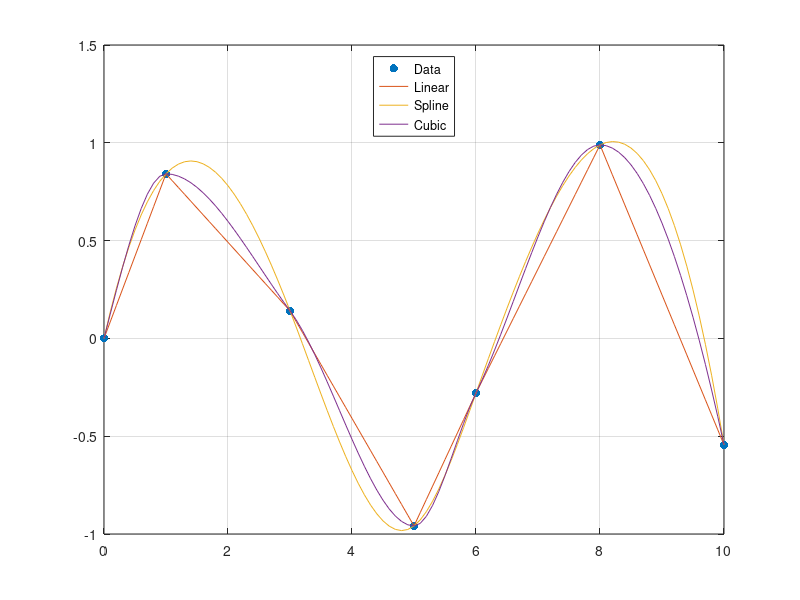

The MATLAB source for this figure:
x = [0 1 3 5 6 8 10]';
y = sin(x);
v = (0:.1:10)';
f = [interp1(x,y,v,'linear'), ...
     interp1(x,y,v,'spline'), ...
     interp1(x,y,v,'cubic')];
h = plot(x, y, '.', v, f);
set(h(1), 'markersize', 18); grid on
legend('Data', 'Linear', 'Spline', 'Cubic', 'Location', 'North');
